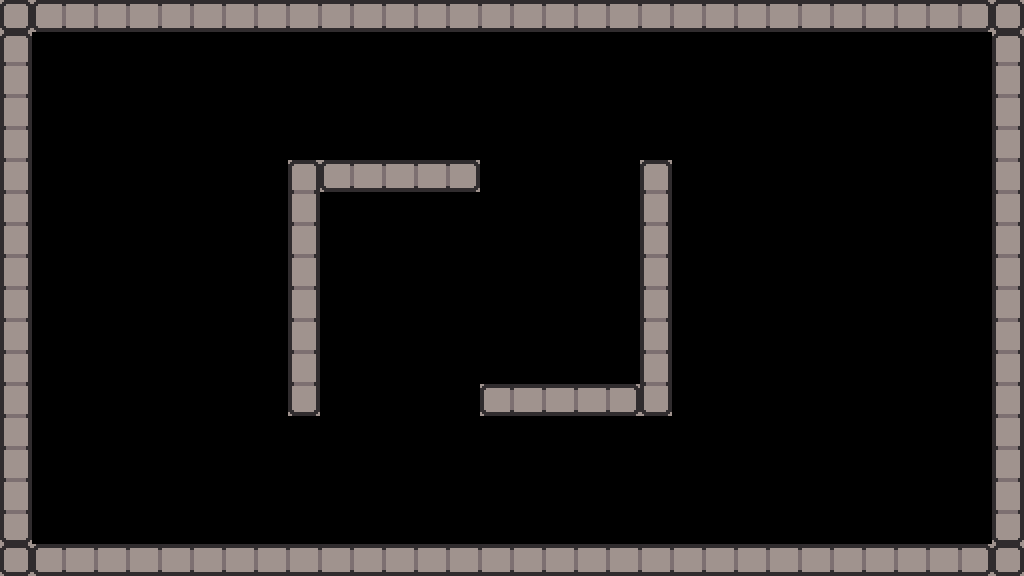

Tiled map render using the project's own tile images. Description and the whole map definition, tile-layer contents included, below:
An orthogonal 32x18 tile map with 32x32 px tiles, 1 tile layer (Kachelebene 1).

<map version="1.8" tiledversion="1.8.2" orientation="orthogonal" renderorder="right-down" width="32" height="18" tilewidth="32" tileheight="32" infinite="0" nextlayerid="2" nextobjectid="1">
 <tileset firstgid="1" source="tileset_1.tsx" />
 <layer id="1" name="Kachelebene 1" width="32" height="18">
  <data encoding="csv">
7,1,2,2,2,2,2,2,2,2,2,2,2,2,2,2,2,2,2,2,2,2,2,2,2,2,2,2,2,2,3,7,
4,0,0,0,0,0,0,0,0,0,0,0,0,0,0,0,0,0,0,0,0,0,0,0,0,0,0,0,0,0,0,4,
5,0,0,0,0,0,0,0,0,0,0,0,0,0,0,0,0,0,0,0,0,0,0,0,0,0,0,0,0,0,0,5,
5,0,0,0,0,0,0,0,0,0,0,0,0,0,0,0,0,0,0,0,0,0,0,0,0,0,0,0,0,0,0,5,
5,0,0,0,0,0,0,0,0,0,0,0,0,0,0,0,0,0,0,0,0,0,0,0,0,0,0,0,0,0,0,5,
5,0,0,0,0,0,0,0,0,4,1,2,2,2,3,0,0,0,0,0,4,0,0,0,0,0,0,0,0,0,0,5,
5,0,0,0,0,0,0,0,0,5,0,0,0,0,0,0,0,0,0,0,5,0,0,0,0,0,0,0,0,0,0,5,
5,0,0,0,0,0,0,0,0,5,0,0,0,0,0,0,0,0,0,0,5,0,0,0,0,0,0,0,0,0,0,5,
5,0,0,0,0,0,0,0,0,5,0,0,0,0,0,0,0,0,0,0,5,0,0,0,0,0,0,0,0,0,0,5,
5,0,0,0,0,0,0,0,0,5,0,0,0,0,0,0,0,0,0,0,5,0,0,0,0,0,0,0,0,0,0,5,
5,0,0,0,0,0,0,0,0,5,0,0,0,0,0,0,0,0,0,0,5,0,0,0,0,0,0,0,0,0,0,5,
5,0,0,0,0,0,0,0,0,5,0,0,0,0,0,0,0,0,0,0,5,0,0,0,0,0,0,0,0,0,0,5,
5,0,0,0,0,0,0,0,0,6,0,0,0,0,0,1,2,2,2,3,6,0,0,0,0,0,0,0,0,0,0,5,
5,0,0,0,0,0,0,0,0,0,0,0,0,0,0,0,0,0,0,0,0,0,0,0,0,0,0,0,0,0,0,5,
5,0,0,0,0,0,0,0,0,0,0,0,0,0,0,0,0,0,0,0,0,0,0,0,0,0,0,0,0,0,0,5,
5,0,0,0,0,0,0,0,0,0,0,0,0,0,0,0,0,0,0,0,0,0,0,0,0,0,0,0,0,0,0,5,
6,0,0,0,0,0,0,0,0,0,0,0,0,0,0,0,0,0,0,0,0,0,0,0,0,0,0,0,0,0,0,6,
7,1,2,2,2,2,2,2,2,2,2,2,2,2,2,2,2,2,2,2,2,2,2,2,2,2,2,2,2,2,3,7
</data>
 </layer>
</map>